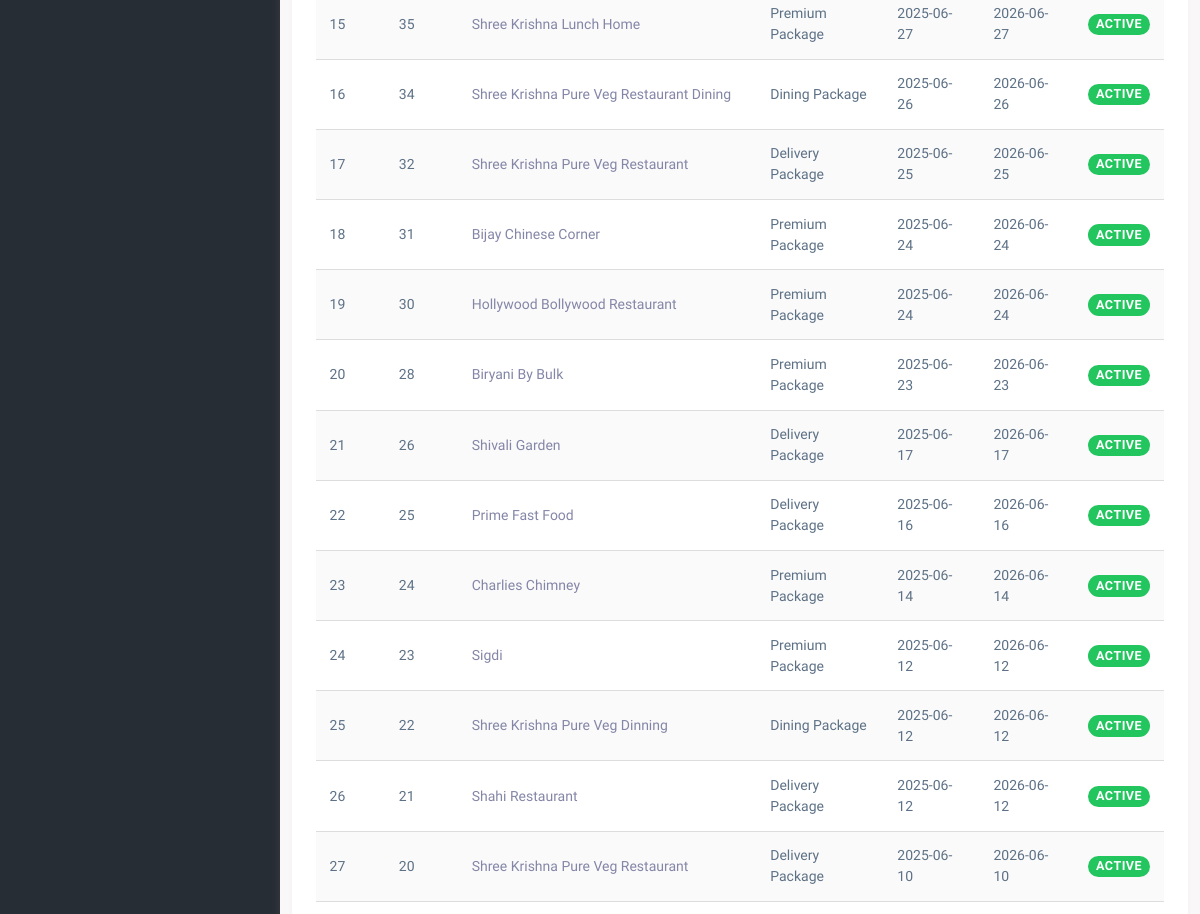
/list-of-subscribers.php (signed in, middle part), run on an earlier commit of the app's database.
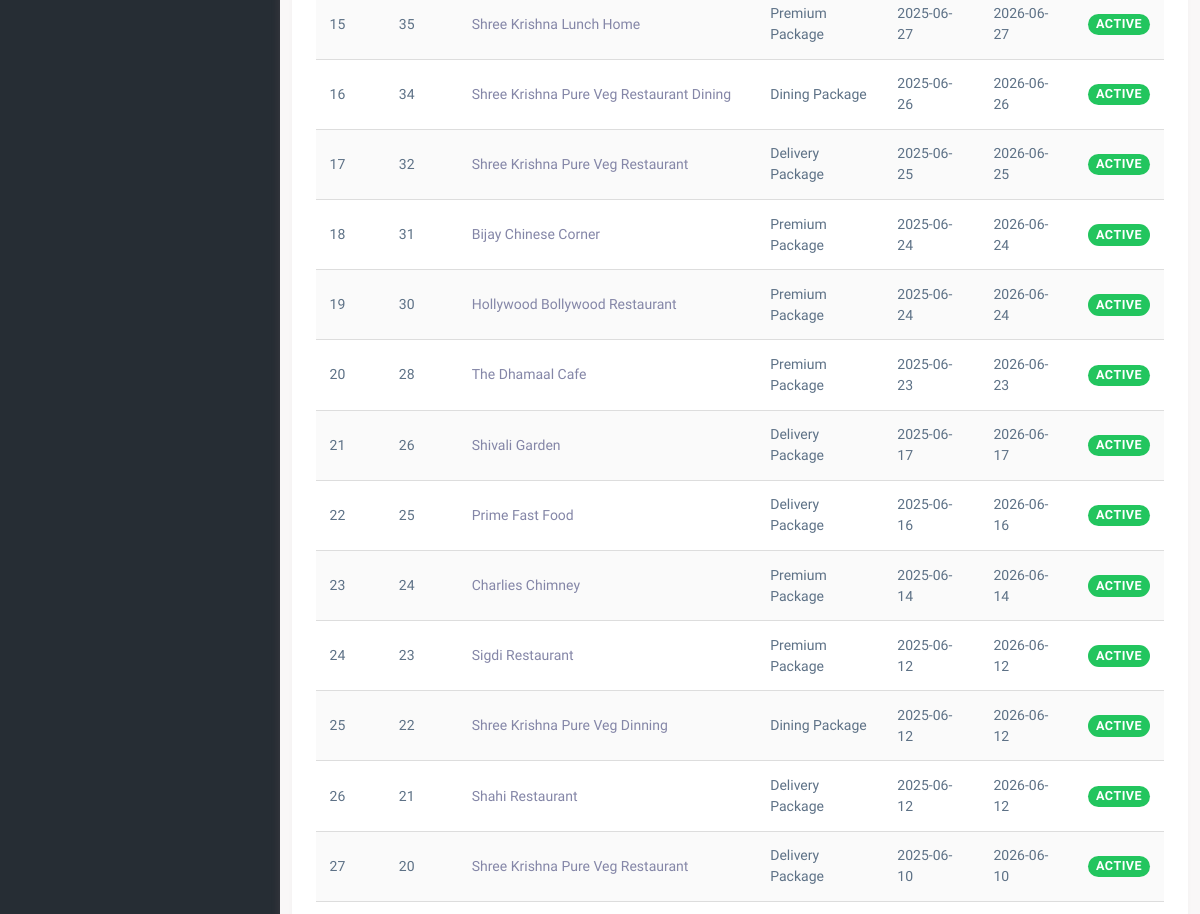
And on a later commit of the database.
### tables this page shows
CREATE TABLE `subscriptions` (
  `subscription_id` int(11) NOT NULL,
  `user_id` int(11) NOT NULL,
  `package_id` int(11) NOT NULL,
  `subscription_type` varchar(50) DEFAULT 'basic',
  `start_date` datetime NOT NULL,
  `end_date` datetime DEFAULT NULL,
  `renewal_date` datetime DEFAULT NULL,
  `status` enum('active','canceled','expired','paused','pending') NOT NULL DEFAULT 'pending',
  `payment_id` varchar(255) DEFAULT NULL,
  `last_payment_date` datetime DEFAULT NULL,
  `next_payment_date` datetime DEFAULT NULL,
  `auto_renewal` tinyint(1) DEFAULT '1',
  `trial_end_date` datetime DEFAULT NULL,
  `billing_cycle_anchor` datetime DEFAULT NULL,
  `cancel_at_period_end` tinyint(1) DEFAULT '0',
  `created_at` timestamp NOT NULL DEFAULT CURRENT_TIMESTAMP,
  `updated_at` timestamp NOT NULL DEFAULT CURRENT_TIMESTAMP ON UPDATE CURRENT_TIMESTAMP
);

CREATE TABLE `users` (
  `id` int(11) NOT NULL,
  `Name` varchar(100) NOT NULL,
  `Email` varchar(100) NOT NULL,
  `Password` varchar(255) NOT NULL,
  `role` enum('admin','user','sales_person') NOT NULL DEFAULT 'user',
  `created_at` timestamp NOT NULL DEFAULT CURRENT_TIMESTAMP,
  `updated_at` timestamp NOT NULL DEFAULT CURRENT_TIMESTAMP ON UPDATE CURRENT_TIMESTAMP,
  `phone` varchar(15) NOT NULL,
  `address` text NOT NULL,
  `is_trial` tinyint(1) DEFAULT '0',
  `trial_start` datetime DEFAULT NULL,
  `trial_end` datetime DEFAULT NULL
);

### list-of-subscribers.php (the view, shortened to what this page needs)
<?php
require 'db_connection.php';
$status_filter = isset($_GET['status']) ? $_GET['status'] : 'active';
$records_per_page = 100;
$page = isset($_GET['page']) ? (int)$_GET['page'] : 1;
$page = max(1, $page);
$offset = ($page - 1) * $records_per_page;
$base_sql = "FROM subscriptions s
            JOIN users u ON s.user_id = u.id
            LEFT JOIN profile_url_details p ON u.id = p.user_id
            WHERE u.role = 'user'";
$where_conditions = [];
$params = [];
$types = '';
if ($status_filter === 'active') {
    $where_conditions[] = "s.status = 'active'";
} elseif ($status_filter === 'expired') {
    $where_conditions[] = "s.status = 'expired'";
} elseif ($status_filter === 'all') {
}
if (!empty($where_conditions)) {
    $base_sql .= " AND " . implode(" AND ", $where_conditions);
}
$sub_sql = "SELECT s.subscription_id, u.id as user_id, u.name, u.email,
                   DATE(s.start_date) as start_date,
                   DATE(s.end_date) as end_date,
                   s.status, s.subscription_type as package_name,
                   p.profile_url " . $base_sql . "
            ORDER BY s.created_at DESC
            LIMIT ?, ?";
$sub_stmt = $conn->prepare($sub_sql);
$params[] = $offset;
$params[] = $records_per_page;
$types .= 'ii';
if (!empty($types)) {
    $sub_stmt->bind_param($types, ...$params);
}
$sub_stmt->execute();
$sub_result = $sub_stmt->get_result();
?>
<!DOCTYPE html>
<html lang="en">
<head>
    <link href="assets/css/vendor.min.css" rel="stylesheet" type="text/css" />
    <link href="assets/css/icons.min.css" rel="stylesheet" type="text/css" />
    <link href="assets/css/app.min.css" rel="stylesheet" type="text/css" />
    <link href="assets/css/style.css" rel="stylesheet" type="text/css" />
    <link href="https://cdn.jsdelivr.net/npm/flatpickr/dist/flatpickr.min.css" rel="stylesheet">
</head>
<body>
    <div class="wrapper">
        <?php include 'admin_menu.php'; ?>
        <div class="page-content">
            <div class="container">
                <div class="row">
                    <div class="col-xl-12">
                        <div class="card">
                            <div class="card-body">
                                <div class="table-responsive">
                                    <table class="table table-centered table-striped table-hover">
<tbody>
    <?php
    if ($sub_result->num_rows > 0):
        $sr_no = $offset + 1;
        while ($row = $sub_result->fetch_assoc()):
            $is_expired = $row['status'] === 'expired';
            $status_class = $is_expired ? 'bg-warning' : 'bg-success';
            $status_text = $is_expired ? 'Expired' : 'Active';
    ?>
        <tr>
            <td><?php echo $sr_no++; ?></td>
            <td><?php echo htmlspecialchars($row['user_id']); ?></td>
            <td>
                <?php if (!empty($row['profile_url'])): ?>
                    <a href="<?php echo htmlspecialchars($row['profile_url']); ?>" target="_blank"><?php echo htmlspecialchars($row['name']); ?></a>
                <?php else: ?>
                    <?php echo htmlspecialchars($row['name']); ?>
                <?php endif; ?>
            </td>
            <td><?php echo htmlspecialchars($row['package_name'] ?? 'N/A'); ?></td>
            <td><?php echo htmlspecialchars($row['start_date']); ?></td>
            <td><?php echo htmlspecialchars($row['end_date']); ?></td>
            <td><span class="badge <?php echo $status_class; ?>"><?php echo $status_text; ?></span></td>
        </tr>
    <?php
        endwhile;
    else:
    ?>
        <tr>
            <td colspan="7" class="text-center">No subscriptions found matching your criteria.</td>
        </tr>
    <?php endif; ?>
</tbody>
                                    </table>
                                </div>
                            </div>
                        </div>
                    </div>
                </div>
            </div>
        </div>
    </div>
</body>
</html>

What changed in the data, as far as the page shows it:
changed through a linked row, subscriptions: user.Name "Biryani By Bulk" → "The Dhamaal Cafe"
changed through a linked row, subscriptions: user.Name "Sigdi" → "Sigdi Restaurant"
